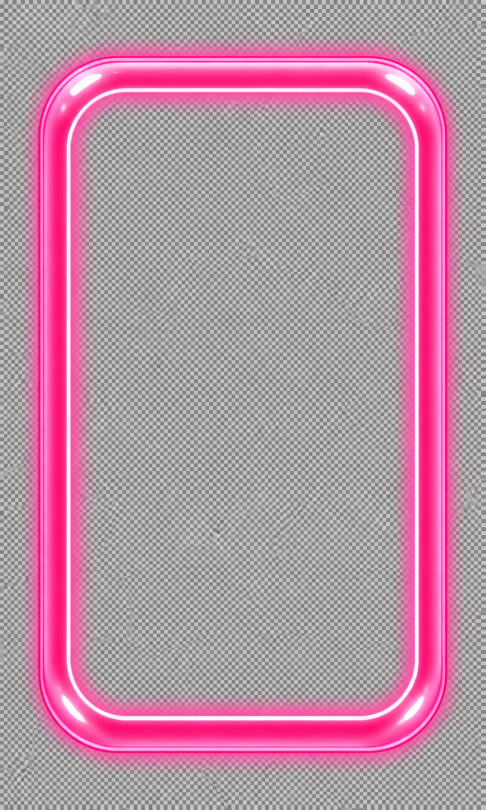
#> input picture docs/games/bubble-shooter/art-source/reward/selection-source-v1.png, 971 x 1619 px, given in place of panel-source-v1.png, which was not available (shown at 1/2 size)
$ python prepare-reward-assets.py
#> lines starting #> are read from the running program, lines starting #| are printed output that depends on the picture; after the words box and inside, x2 and y2 are one past the last pixel; in counts of white or black regions, pixels touching at a corner belong together; pictures that were not available may be replaced by others from this repository, and a replacement may not be noted
"""Deterministic matte/crop/downscale for the user-approved reward v4 sources.

User authorized local pixel processing on 2026-09-12. Never overwrites art sources.
Requires Pillow only. Run from any directory; only runtime-source and Bundle
assets are written to the repository.
"""
from pathlib import Path
import json
import uuid
from PIL import Image, ImageChops, ImageDraw, ImageFilter

ROOT = Path(__file__).resolve().parents[2]
SOURCES = ROOT / 'docs/games/bubble-shooter/art-source/reward'
OUTPUT = ROOT / 'docs/games/bubble-shooter/runtime-source/reward'
BUNDLE = ROOT / 'assets/game-assets/bubble-shooter/visual'
def fill_holes(mask):
    outside = mask.copy()
    ImageDraw.floodfill(outside, (0, 0), 128)
    return outside.point(lambda v: 0 if v == 128 else 255)


def component(mask, seed):
    result = mask.copy()
    assert result.getpixel(seed) == 255, ('Foreground seed missing', seed)
    ImageDraw.floodfill(result, seed, 128)
    return result.point(lambda v: 255 if v == 128 else 0)


def matte(name, image):
#> called with name = 'panel'
    rgb = image.convert('RGB')
#> rgb is the input picture: PIL image 971x1619 RGB; mean R, G, B 186.1, 143.3, 163.7
    r, g, b = rgb.split()
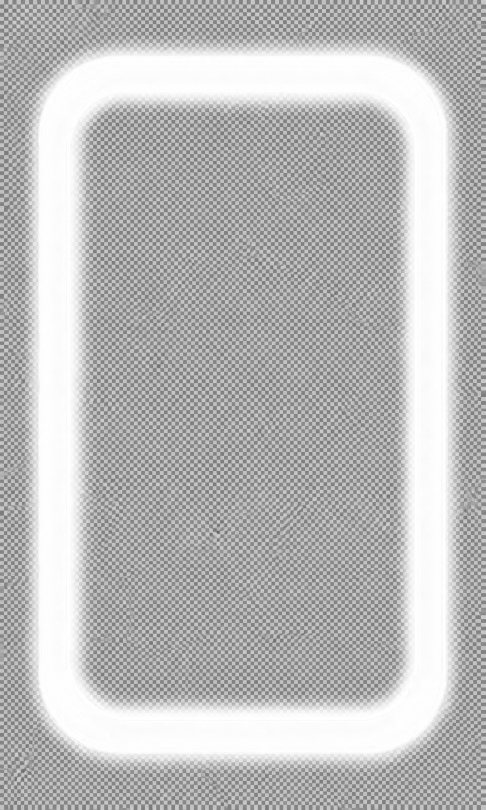
#> r: PIL image 971x1619 L (shown at 1/2 size); min 95, max 255, mean 186.1
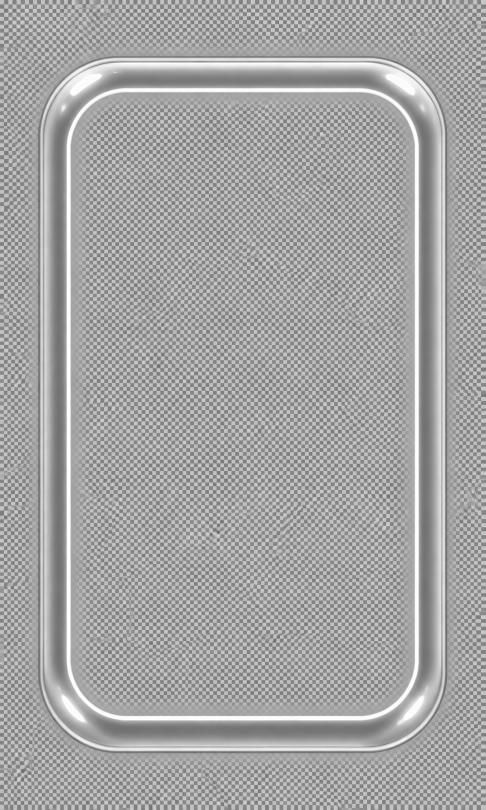
#> b: PIL image 971x1619 L (shown at 1/2 size); min 93, max 255, mean 163.7
    w, h = image.size
#> w = 971; h = 1619
    if name == 'card':
        # Source alpha has disconnected opaque flecks; retain the actual card only.
        mask = image.getchannel('A').point(lambda v: 255 if v > 128 else 0)
        mask = component(mask, (w // 2, h // 2))
        mask = mask.filter(ImageFilter.MinFilter(3)).filter(ImageFilter.MaxFilter(3))
        mask = fill_holes(mask)
    elif name in ('panel', 'button', 'selection'):
        # Checker pixels are neutral; foreground rim is warm (panel) or pink.
        diff = ImageChops.subtract(r, b if name == 'panel' else g)
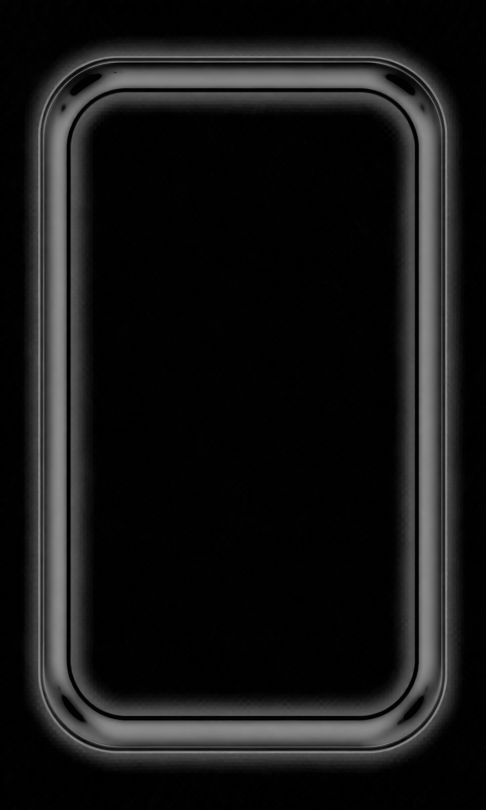
#> diff: PIL image 971x1619 L (shown at 1/2 size); min 0, max 147, mean 22.4
        mask = diff.point(lambda v: 255 if v > (22 if name == 'panel' else 110 if name == 'selection' else 90) else 0)
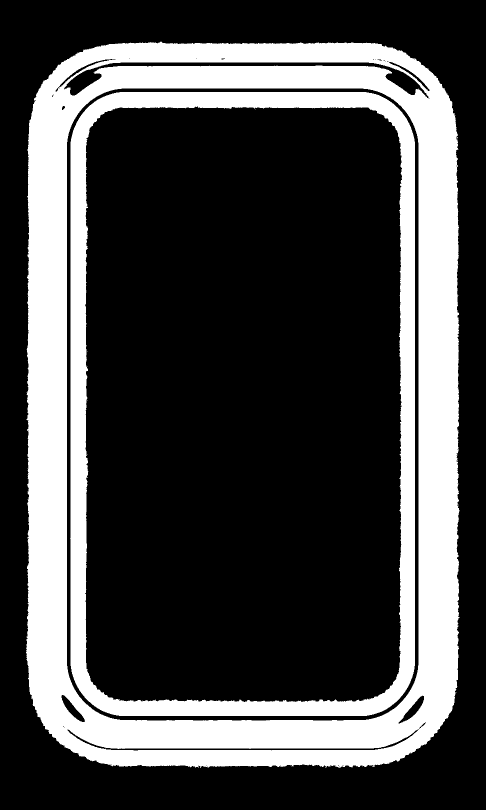
#> mask: PIL image 971x1619 L (shown at 1/2 size); 27.6% white; 15 white regions (13 under 20 px), largest, box (x1, y1, x2, y2) and area: (52, 83, 919, 1536) 324786, (140, 184, 830, 1432) 109816
        # Join subpixel gaps in white rim highlights before selecting the object.
        mask = mask.filter(ImageFilter.MaxFilter(9)).filter(ImageFilter.MinFilter(9))
#> mask: PIL image 971x1619 L; 29.9% white; 1 white region, box (x1, y1, x2, y2) and area: (52, 83, 919, 1536) 470089
        if name == 'selection':
            # The solid rim has red >= 245; checker-tinted glow is darker.
            # Include white rim highlights, without carrying the baked glow pattern.
            mask = r.point(lambda v: 255 if v >= 245 else 0)
            mask = mask.filter(ImageFilter.MaxFilter(5)).filter(ImageFilter.MinFilter(5))
            outer = fill_holes(mask)
            hole = component(ImageChops.invert(mask), (w // 2, h // 2))
            hole = hole.filter(ImageFilter.MaxFilter(3))
            mask = ImageChops.subtract(outer, hole)
        else:
            mask = fill_holes(mask)
#> in fill_holes, `return outside.point(lambda v: 0 if v == 128 else 255)`: returned value: PIL image 971x1619 L; 77.3% white; 1 black region, box (x1, y1, x2, y2) and area: (0, 0, 971, 1619) 357434
            mask = component(mask, (w // 2, h // 2))
        # Remove mixed checker/foreground fringe before alpha resampling.
        mask = mask.filter(ImageFilter.MinFilter(3))
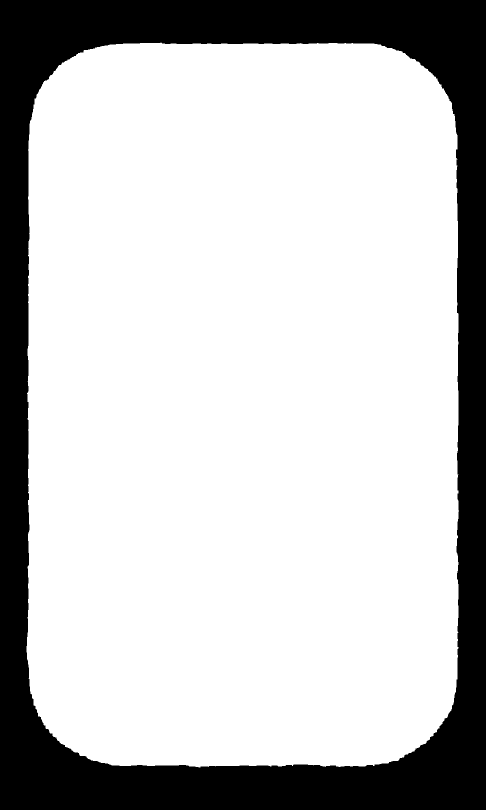
#> mask: PIL image 971x1619 L (shown at 1/2 size); 76.9% white; 1 black region, box (x1, y1, x2, y2) and area: (0, 0, 971, 1619) 362363
    else:
        # These sources were intentionally generated on black. Foreground is connected.
        value = ImageChops.lighter(ImageChops.lighter(r, g), b)
        mask = value.point(lambda v: 255 if v > 40 else 0)
        mask = component(mask, (w // 2, h // 2))
        mask = fill_holes(mask)
        mask = mask.filter(ImageFilter.MinFilter(3))
    assert mask.getbbox() and mask.getpixel((0, 0)) == 0
    # Feather less than one source pixel; downsampling supplies final antialiasing.
    alpha = mask.filter(ImageFilter.GaussianBlur(0.55))
    image = rgb.convert('RGBA')
    image.putalpha(alpha)
    return image.crop(alpha.getbbox())
#> returned value: PIL image 869x1454 RGBA


def prepare(name, maximum):
    image = matte(name, Image.open(SOURCES / f'{name}-source-v1.png'))
    image.thumbnail((maximum[0] - 8, maximum[1] - 8), Image.Resampling.LANCZOS)
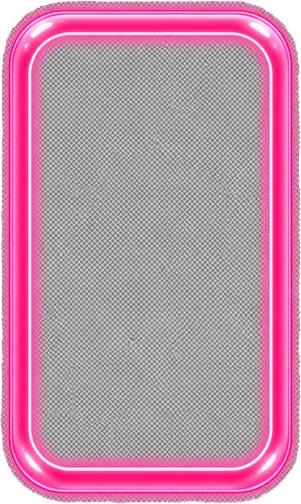
#> image: PIL image 301x504 RGBA; mean R, G, B, A 186.3, 133.9, 159, 244.1; transparent parts drawn white
    padded = Image.new('RGBA', (image.width + 8, image.height + 8))
#> padded: PIL image 309x512 RGBA; every value is 0
    padded.alpha_composite(image, (4, 4))
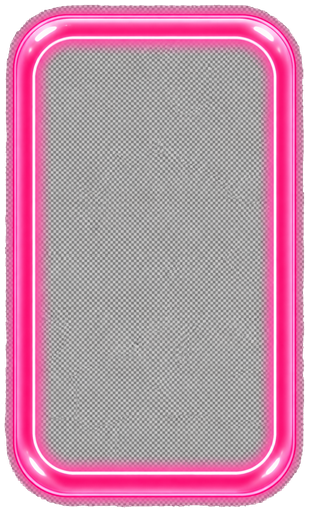
#> padded: PIL image 309x512 RGBA; mean R, G, B, A 178.7, 128.4, 152.5, 234.1; transparent parts drawn white
    # Fully transparent texels have no hidden checker/black pixels.
#> (the run stopped early here; a loop or call above may not have finished)
